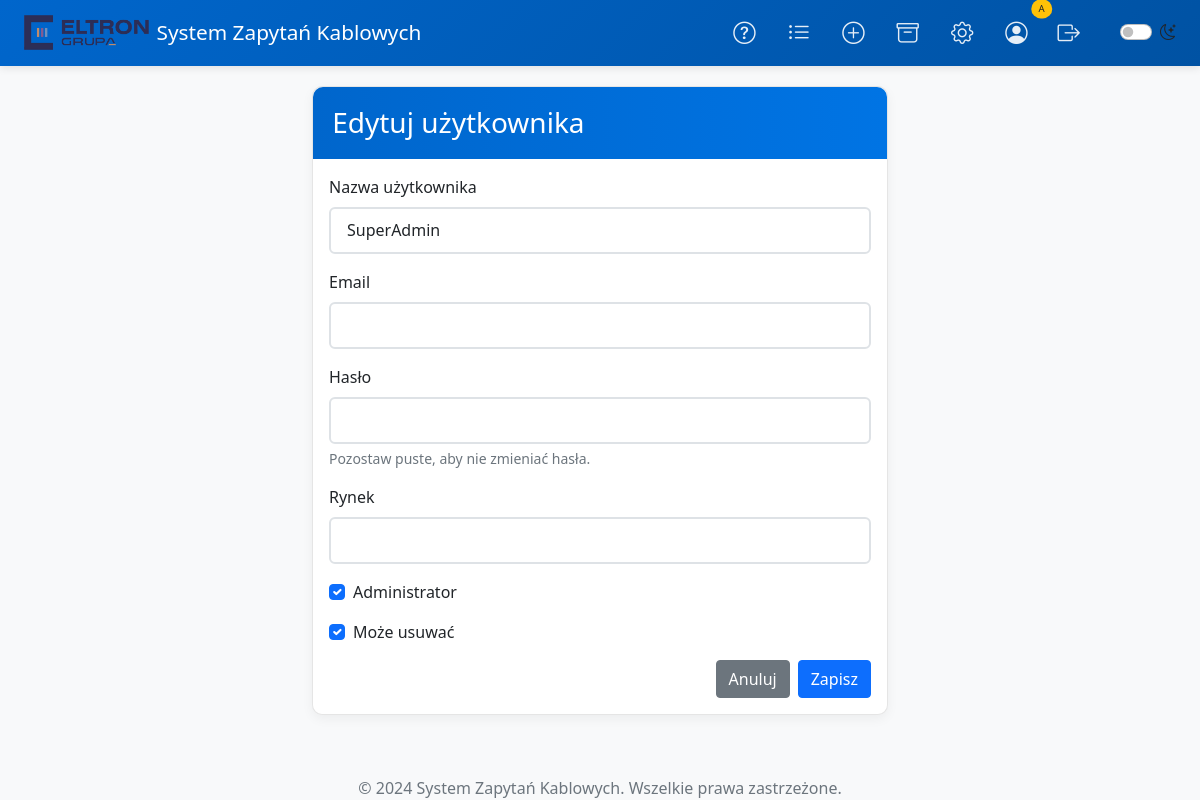
The app's page /admin/users/edit/2 (signed in) with its own data.
### models.py (models this page shows, shortened)
class User(UserMixin, db.Model):
    id = db.Column(db.Integer, primary_key=True)
    username = db.Column(db.String(100), unique=True, nullable=False)
    password_hash = db.Column(db.String(200), nullable=False)
    email = db.Column(db.String(120), unique=True, nullable=True)
    market = db.Column(db.String(50), nullable=True)
    is_admin = db.Column(db.Boolean, default=False)
    can_delete = db.Column(db.Boolean, default=False)

### routes/admin.py (the view, shortened to what this page needs)
@admin_bp.route('/users/edit/<int:user_id>', methods=['GET', 'POST'], endpoint='edit_user')
def edit_user(user_id):
    user = User.query.get_or_404(user_id)
    form = UserForm(obj=user)
    if request.method == 'GET':
        form.username.data = user.username
        form.email.data = user.email
        form.market.data = user.market
        form.is_admin.data = user.is_admin
        form.can_delete.data = user.can_delete
    return render_template('admin/user_form.html', form=form, title="Edytuj użytkownika", user=user)

### forms.py
class UserForm(FlaskForm):
    username = StringField('Nazwa użytkownika', validators=[DataRequired()])
    email = StringField('Email')
    password = PasswordField('Hasło')
    market = StringField('Rynek')
    is_admin = BooleanField('Administrator')
    can_delete = BooleanField('Może usuwać')  # Dodaj ten import na początku pliku

### app.py (called while the page is built)
@app.context_processor
def utility_processor():
    def format_datetime(dt):
        if dt.tzinfo is None:
            dt = dt.replace(tzinfo=timezone.utc)
        local_dt = dt.astimezone(ZoneInfo("Europe/Warsaw"))
        return local_dt.strftime('%Y-%m-%d %H:%M:%S')
    return {
        'format_datetime': format_datetime,
        'datetime': datetime
    }

### routes/admin.py (called while the page is built)
@admin_bp.before_request
@login_required
def require_admin():
    if not session.get('is_admin'):
        flash('Brak dostępu. Wymagane uprawnienia administratora.', 'danger')
        return redirect(url_for('main.index'))

### utils.py (called while the page is built)
def login_required(f):
    @wraps(f)
    def decorated_function(*args, **kwargs):
        if not session.get('logged_in'):
            flash('Musisz się zalogować, aby uzyskać dostęp do tej strony.', 'warning')
            session['next_url'] = request.url
            return redirect(url_for('auth.login')) # Updated to point to blueprint
        return f(*args, **kwargs)
    return decorated_function

### templates/admin/user_form.html (shortened to what this page needs)
{% extends "base.html" %}
{% block content %}
<div class="row justify-content-center">
    <div class="col-md-6">
        <div class="card">
            <div class="card-header">
                <h3 class="card-title mb-0">{{ title }}</h3>
            </div>
            <div class="card-body">
                <form method="POST" novalidate>
                    <div class="mb-3">
                        {{ form.username.label(class="form-label") }}
                        {{ form.username(class="form-control") }}
                    </div>
                    <div class="mb-3">
                        {{ form.email.label(class="form-label") }}
                        {{ form.email(class="form-control") }}
                    </div>
                    <div class="mb-3">
                        {{ form.password.label(class="form-label") }}
                        {{ form.password(class="form-control") }}
                        {% if title.startswith('Edytuj') %}
                        <div class="form-text">Pozostaw puste, aby nie zmieniać hasła.</div>
                        {% endif %}
                    </div>
                    <div class="mb-3">
                        {{ form.market.label(class="form-label") }}
                        {{ form.market(class="form-control") }}
                    </div>
                    <div class="mb-3 form-check">
                        {{ form.is_admin(class="form-check-input") }}
                        {{ form.is_admin.label(class="form-check-label") }}
                    </div>
                    <div class="mb-3 form-check">
                        {{ form.can_delete(class="form-check-input") }}
                        {{ form.can_delete.label(class="form-check-label") }}
                    </div>
                    <div class="d-flex justify-content-end gap-2">
                        <a href="{{ url_for('admin.users_list') }}" class="btn btn-secondary">Anuluj</a>
                        <button type="submit" class="btn btn-primary">Zapisz</button>
                    </div>
                </form>
            </div>
        </div>
    </div>
</div>
{% endblock %}

### static/css/style.css (style rules this page uses)
:root { --bg-color: #f8f9fa; --text-color: #212529; --card-bg: #ffffff; --border-color: rgba(0, 0, 0, .125); --input-bg: #ffffff; --input-text: #212529; }
body { min-height: 100vh; display: flex; flex-direction: column; background-color: var(--bg-color); color: var(--text-color); transition: background-color 0.3s, color 0.3s; }
.card { background-color: var(--card-bg); border-color: var(--border-color); }
.form-control, .form-select { background-color: var(--input-bg); color: var(--input-text); border-color: var(--border-color); }
.card { box-shadow: 0 4px 12px rgba(0, 0, 0, .05); border-radius: 10px; border: 1px solid rgba(0, 0, 0, .1); transition: all 0.3s ease; }
.card-header { background: linear-gradient(to right, #0066cc, #0074e4); color: white; border-radius: 10px 10px 0 0 !important; border: none; padding: 1.2rem; }
.form-control { border-radius: 6px; padding: 0.6rem 1rem; border: 2px solid #dee2e6; transition: all 0.3s ease; }
.table tr, .card, .alert { animation: fadeIn 0.3s ease-out forwards; }

### records on screen
User: username "SuperAdmin", is_admin "☑", can_delete "☑"
User: is_admin.label "Administrator"

### other values on screen
{{ title }} "Edytuj użytkownika"
